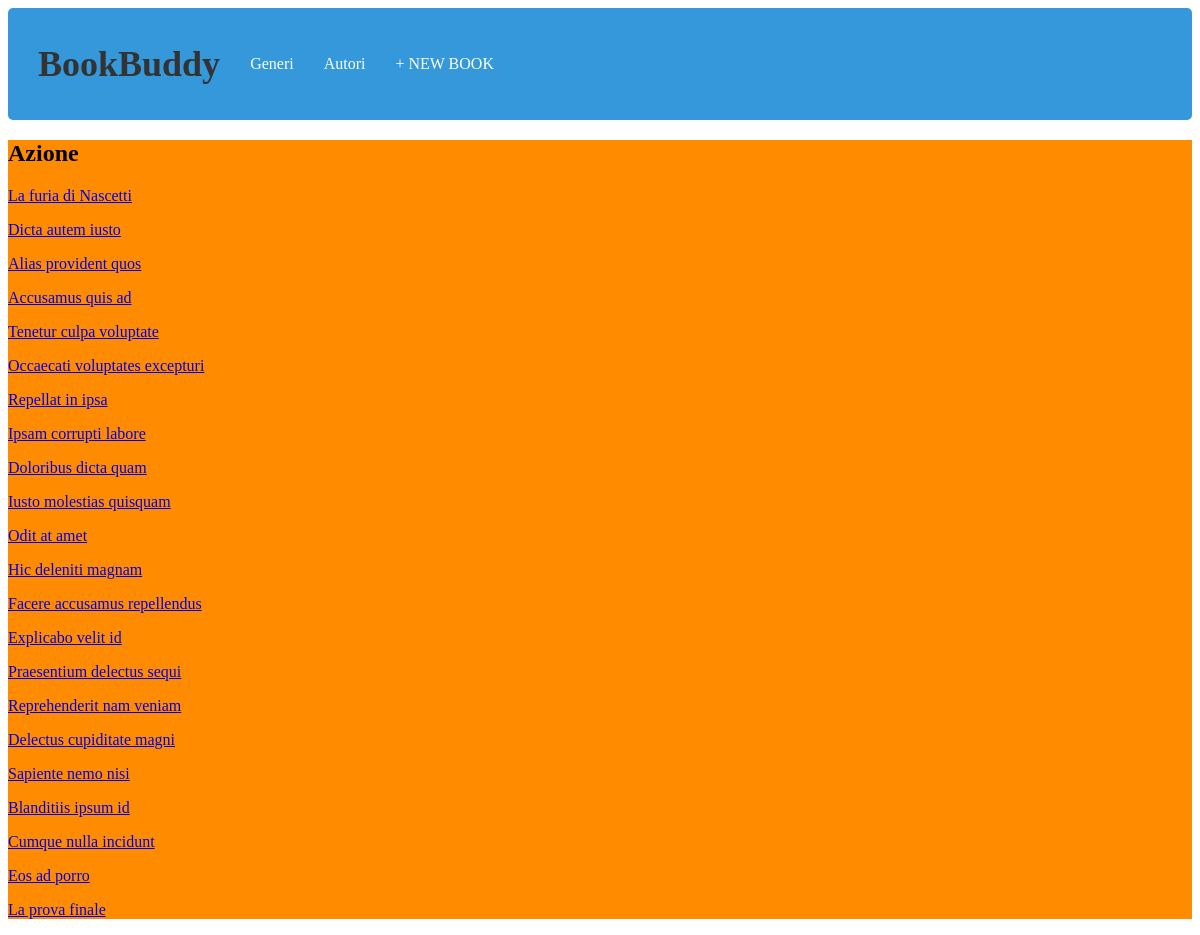
The app's page /azione/ (signed in), older data.
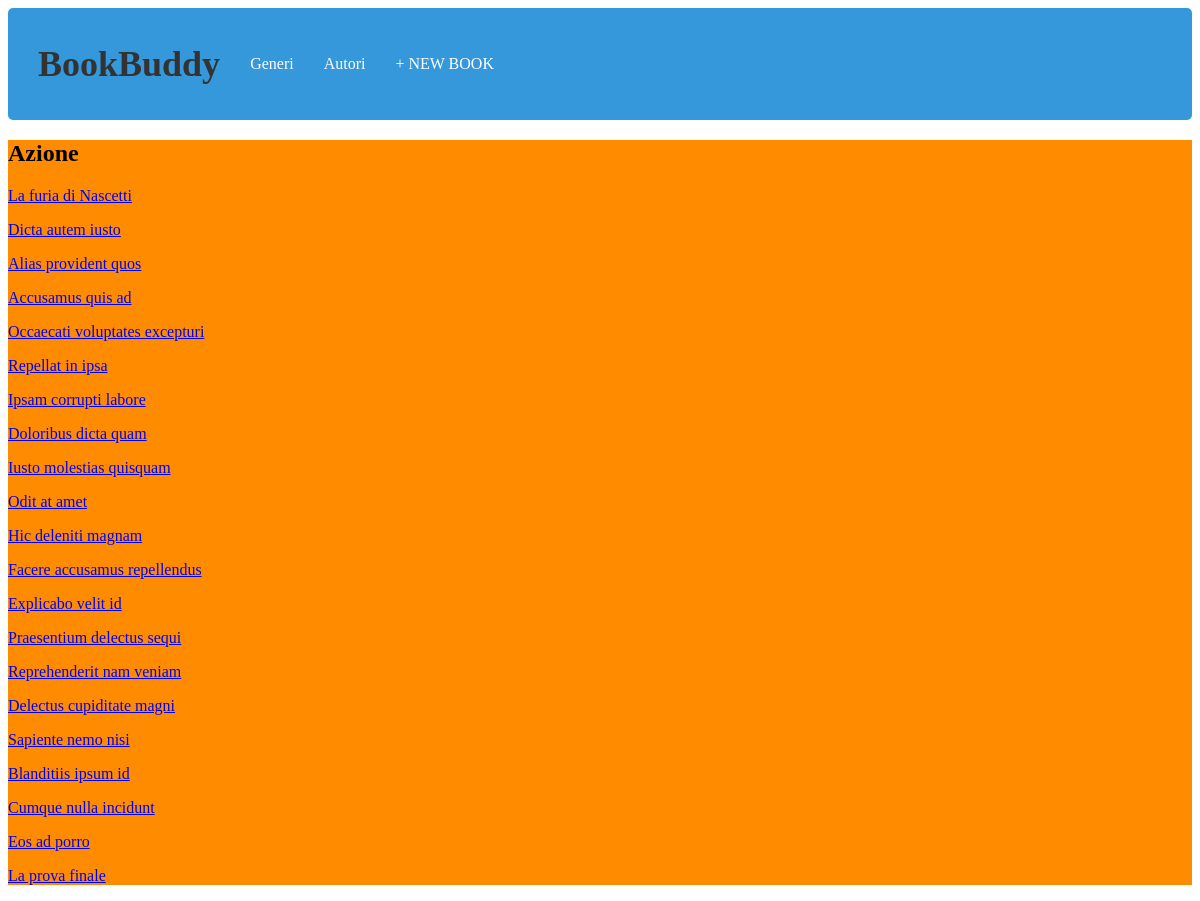
The same page, newer data.
### book/models.py (models this page shows, shortened)
class Book(models.Model):
    genere = models.CharField(max_length=100, null=True)
    title = models.CharField(max_length=100)
    author = models.ForeignKey(Autore,
                               on_delete=models.CASCADE,
                               default=None,
                               null=True)
    year = models.IntegerField(default="2024")
    pages = models.IntegerField(default="0")
    body = models.TextField(default="No body available")
    slug = models.SlugField(default="")
    def get_absolute_url(self):
        return reverse('dettagli', kwargs={"slug": self.slug})

### book/views.py (the view)
# urls.py: path('azione/', AzioneListView.as_view(), name='azione'),
class AzioneListView(LoginRequiredMixin, ListView):
    model = Book
    template_name = 'azione.html'
    def get_context_data(self, **kwargs):
        context = super().get_context_data(**kwargs)
        libri_Azione = Book.objects.filter(genere="Azione")
        context['libri_Azione'] = libri_Azione
        return context

### templates/azione.html
{% extends "base.html" %}
{% load static %}
{% block extra_css %}
    <link rel="stylesheet" href="../static/css/azione.css">
{% endblock %}
{% block content %}
<h2 class="title">Azione</h2>
{% for libro in libri_Azione %}
<p class="libro_title"><a href="{{ libro.get_absolute_url }}">{{ libro.title }}</a></p>
{% endfor %}
{% endblock content %}

Row changes from the older to the newer data that the page shows:
no longer on this page (row edited): Book: title "Tenetur culpa voluptate"
